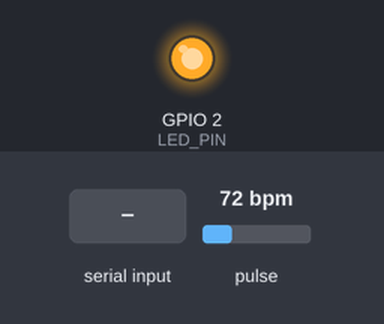
A sketch run on a simulated ESP32. Shown: output pins drawn as LEDs (lit = HIGH). The test bench sets the inputs (shaded band); at power-on: pulse 72 bpm. What the sketch prints to the serial monitor is not drawn.

Above: at 0.1 s.
At 1.2 s:
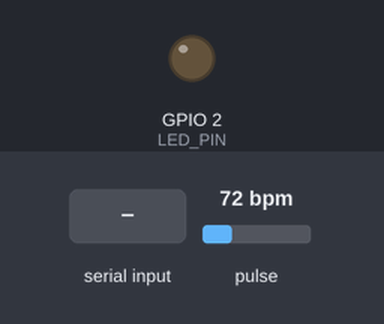
1.3 s: "SCAN\n" received over Serial
Timing chart, 0 to 4.3 s (numbered marks = the images above; inputs shaded):
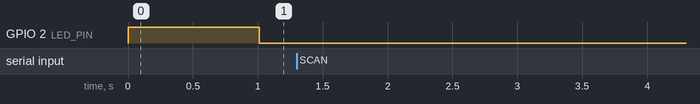

The sketch:

data_collection_firmware.ino
```cpp
/*
 * ============================================================
 *  GlucoSense — Data Collection Firmware
 * ============================================================
 *  Flash this to your ESP32 while collecting calibration data.
 *  Works with: collect_data.py on your PC.
 *
 *  Protocol:
 *    PC sends  → "SCAN\n"   (start a 2-second capture)
 *    ESP sends → "DATA:<red>,<ir>"  x 200 samples
 *    ESP sends → "[DONE]"   (scan complete)
 *
 *  Wiring: Same as main firmware (SDA→21, SCL→22, 3.3V, GND)
 * ============================================================
 */

#include <Wire.h>
#include "MAX30105.h"

MAX30105 particleSensor;

const int NUM_SAMPLES  = 200;
const int SAMPLE_RATE  = 100;
const int LED_PIN      = 2;

void setup() {
  Serial.begin(115200);
  pinMode(LED_PIN, OUTPUT);
  digitalWrite(LED_PIN, LOW);

  Serial.println("[BOOT] GlucoSense Data Collection Mode");

  if (!particleSensor.begin(Wire, I2C_SPEED_FAST)) {
    Serial.println("[ERROR] MAX30102 not found! Check wiring.");
    while (1) {
      digitalWrite(LED_PIN, !digitalRead(LED_PIN));
      delay(200);
    }
  }

  // Same settings as production firmware
  particleSensor.setup(60, 4, 2, SAMPLE_RATE, 411, 4096);
  particleSensor.setPulseAmplitudeRed(0x3C);
  particleSensor.setPulseAmplitudeIR(0x3C);

  Serial.println("[READY] Waiting for SCAN command...");
  digitalWrite(LED_PIN, HIGH);
}

void loop() {
  // Wait for the SCAN command from the PC
  if (Serial.available()) {
    String cmd = Serial.readStringUntil('\n');
    cmd.trim();

    if (cmd == "SCAN") {
      performScan();
    }
  }

  // Also show if a finger is present (helpful for user)
  static unsigned long lastCheck = 0;
  if (millis() - lastCheck > 1000) {
    lastCheck = millis();
    uint32_t ir = particleSensor.getIR();
    if (ir < 50000) {
      Serial.println("[STATUS] No finger detected");
      digitalWrite(LED_PIN, HIGH);
    } else {
      Serial.println("[STATUS] Finger detected — ready to scan");
      digitalWrite(LED_PIN, LOW);
    }
  }
}

void performScan() {
  // Check finger presence
  if (particleSensor.getIR() < 50000) {
    Serial.println("[WARN] No finger detected! Place finger first.");
    return;
  }

  Serial.println("[SCAN] Starting data capture...");
  digitalWrite(LED_PIN, LOW);

  // Flush old FIFO data
  particleSensor.clearFIFO();
  delay(50);

  // Stabilization period — discard first 50 samples
  Serial.println("[SCAN] Stabilizing signal...");
  for (int i = 0; i < 50; i++) {
    while (!particleSensor.available())
      particleSensor.check();
    particleSensor.getRed();
    particleSensor.getIR();
    particleSensor.nextSample();
  }

  // Collect and transmit samples
  Serial.println("[SCAN] Collecting samples...");
  for (int i = 0; i < NUM_SAMPLES; i++) {
    while (!particleSensor.available())
      particleSensor.check();

    uint32_t red = particleSensor.getRed();
    uint32_t ir  = particleSensor.getIR();
    particleSensor.nextSample();

    // Output in the format expected by the Python script
    Serial.print("DATA:");
    Serial.print(red);
    Serial.print(",");
    Serial.println(ir);
  }

  Serial.println("[DONE] Scan complete.");
  digitalWrite(LED_PIN, HIGH);
}
```

Measured:
- after the input at 1.3 s, every drawn part: stays the same
